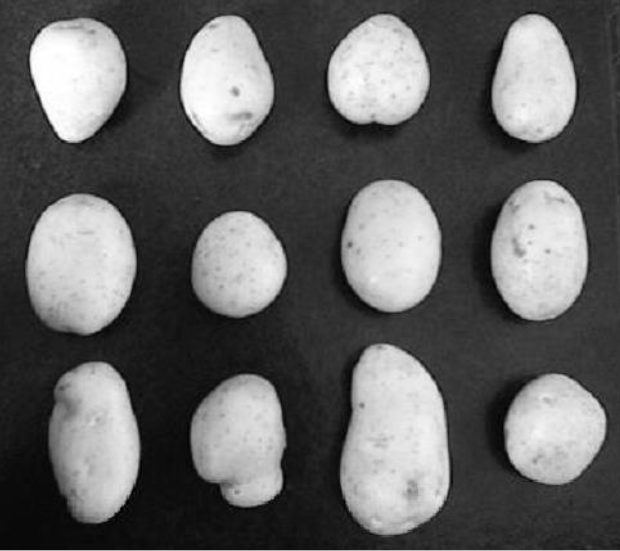
//> input picture Advanced Morphological Operations/可执行文件/test.png, 620 x 551 px
$ ./Source   (built with g++ and OpenCV 4)
//> lines starting //> are read from the running program, lines starting //| are printed output that depends on the picture; after the words box and inside, x2 and y2 are one past the last pixel; in counts of white or black regions, pixels touching at a corner belong together
### Advanced Morphological Operations/MyCV.h
#ifndef MYCV_H
#define MYCV_H

#include <opencv2\opencv.hpp>
using namespace cv;

const Mat default_str_element = getStructuringElement(cv::MORPH_RECT, Size(9, 9));	//建立structuring element

uchar Data[8][9] = {
	{ 0, 0, 0, 2, 1, 2, 1, 1, 1 },
	{ 0, 0, 2, 0, 1, 1, 2, 1, 1 },
	{ 1, 2, 0, 1, 1, 0, 1, 2, 0 },
	{ 2, 0, 0, 1, 1, 0, 1, 1, 2 },
	{ 1, 1, 1, 2, 1, 2, 0, 0, 0 },
	{ 1, 1, 2, 1, 1, 0, 2, 0, 0 },
	{ 0, 2, 1, 0, 1, 1, 0, 2, 1 },
	{ 2, 1, 1, 0, 1, 0, 0, 0, 2 }
};
const Mat ele[8] = {
	Mat(3, 3, CV_8UC1, Data[0]), Mat(3, 3, CV_8UC1, Data[1]), Mat(3, 3, CV_8UC1, Data[2]), Mat(3, 3, CV_8UC1, Data[3]),
	Mat(3, 3, CV_8UC1, Data[4]), Mat(3, 3, CV_8UC1, Data[5]), Mat(3, 3, CV_8UC1, Data[6]), Mat(3, 3, CV_8UC1, Data[7])
};

//for (int i = 0; i < 8; i++) ele[i] = Mat(3, 3, CV_8UC1, Data[i]);

int OstuThreshold(const Mat &input)
{
	double h[256] = { 0 };
	int size = input.cols * input.rows;
	double u = 0;
	for (int i = 0; i < size; i++) h[input.data[i]]++;	//计算每种深度值的点数，以及平均值sigma(i*depth[i])
	for (int i = 0; i < 256; i++) u += i*h[i] / size;
	/*
	w0 = sigma(d[i])/size;
	w1 = 1 - w0;
	u0 = sigma(i*d[i])/sigma(d[i])
	因为u = u0 * w0 + u1 * w1;
	所以u1 = (u - u0 * w0) / w1
	所以u1-u0 = (u - u0 * (w0 + w1)) / w1 = (u-u0)/w1
	得结论：g = (u1-u0)^2*w0*w1 = (u-u0)*(u-u0)/w1*w0
	*/
	double sum = 0, maxD = 0;	//sum表示sigma(i*d[i]), depth[i]表示sigma(d[i])
	int threshold;
	for (int i = 1; i < 256; i++) {
		double w0 = h[i - 1] / size;	//前景所占比例（前景设定是灰度较低的）
		double u0 = sum / h[i - 1];
		double g = (u - u0) * (u - u0) * w0 / (1 - w0);
		if (g > maxD) {
			maxD = g;
			threshold = i;	//分为0..i-1与i..255
		}
		sum += h[i] * i;
		h[i] += h[i - 1];
		if (h[i] == size) break;	//预防出现除以0的情况
	}
	return threshold;
}

int FuzzyThreshold(Mat &input)
{
	double h[256] = { 0 }, w[256];
	int size = input.rows * input.cols;
	for (int i = 0; i < size; i++) h[input.data[i]]++;

	int l = 0, r = 255;
	int threshold = -1;
	while (l < 256 && !h[l]) l++;
	while (r > l && !h[r]) r--;;

	int len = r - l + 1;
	double *s = new double[len];	//香农函数
	s[0] = 0;
	for (int i = 1; i < len; i++)
	{
		double mu = 1 / (1 + i / double(r - l));
		s[i] = -mu * log(mu) - (1 - mu) * log(1 - mu);
	}
	w[l] = l * h[l];
	for (int i = l + 1; i <= r; i++)	w[i] = w[i - 1] + i * h[i];
	double min_value = 1 << 30, sum = 0;
	for (int i = l; i < r; i++)
	{
		sum += h[i];
		double value = 0;
		int mu = round(w[i] / sum);
		for (int j = l; j <= i; j++) value += s[abs(j - mu)] * h[j];
		mu = round((w[r] - w[i]) / (size - sum));
		for (int j = i + 1; j <= r; j++) value += s[abs(j - mu)] * h[j];

		if (min_value > value)
		{
			min_value = value;      // 最小熵作为阈值
			threshold = i + 1;
		}
	}
	return threshold;
}

void Dilation(const Mat &src, const Mat &str_element)	//膨胀
{
	Point anchor(str_element.cols / 2, str_element.rows / 2);
	Mat dst(src.size(), src.type(), Scalar::all(0));
	for (int i = 0; i < str_element.rows; i++)
		for (int j = 0; j < str_element.cols; j++)
			if (str_element.at<uchar>(i, j))		//当前点为1的部分才会影响到它
				for (int k = 0; k < src.rows; k++)
					for (int t = 0; t < src.cols; t++)
						if (src.at<uchar>(k, t))		//若此点为1，则偏移(i,j)-anchor这个位置的点设为1（取较大值的意思)
						{
							Point pos = Point(t + j, k + i) - anchor;
							if (pos.x >= 0 && pos.x < src.cols && pos.y >= 0 && pos.y < src.rows) dst.at<uchar>(pos) = 1;
						}
	for (int i = 0; i < src.cols*src.rows; i++) src.data[i] = dst.data[i];
}

void Erosion(const Mat &src, const Mat &str_element)	//腐蚀
{
	Point anchor(str_element.cols / 2, str_element.rows / 2);
	Mat dst(src.size(), src.type(), Scalar::all(1));
	for (int i = 0; i < str_element.rows; i++)
		for (int j = 0; j < str_element.cols; j++)
			if (str_element.at<uchar>(i, j))
				for (int k = 0; k < src.rows; k++)
					for (int t = 0; t < src.cols; t++)
						if (!src.at<uchar>(k, t))		//若此点为0，则偏移(i,j)-anchor这个位置的点设为0（其实是取最小值的意思)
						{
							Point pos = Point(t + j, k + i) - anchor;
							if (pos.x >= 0 && pos.x < src.cols && pos.y >= 0 && pos.y < src.rows) dst.at<uchar>(pos) = 0;
						}
	for (int i = 0; i < src.cols*src.rows; i++) src.data[i] = dst.data[i];
}

// [5 lines left out: function Opening, not called in this run]
void Closing(const Mat &src, const Mat &str_element)
{
	Dilation(src, str_element);
	Erosion(src, str_element);
}

bool HitOrMiss(const Mat &src, const Mat &str_element, int x, int y)
{
	Point anchor(str_element.cols / 2, str_element.rows / 2);
	const uchar *data = str_element.data;
	for (int i = 0; i < str_element.rows; i++)
		for (int j = 0; j < str_element.cols; j++)
		{
			int w1 = data[i*str_element.cols + j];
			if (w1 == 2) continue;
			Point pos = Point(y + j, x + i) - anchor;
			int w2 = (pos.x >= 0 && pos.x < src.cols && pos.y >= 0 && pos.y < src.rows) ? src.data[pos.y*src.cols+pos.x] : 0;
			if (w1 == w2) continue; else return false;
		}
	return true;
}

bool Thinging(const Mat &src, int num, const Mat ele[])
{
	int rows = src.rows;
	int cols = src.cols;
	uchar *o = src.data;
	uchar *t = new uchar[rows * cols];
	bool flag = false;
	for (int k = 0; k < num; k++) {
		for (int i = 0; i < rows * cols; i++) t[i] = (o[i] && !HitOrMiss(src, ele[k], i / cols, i % cols));
		for (int i = 0; i < rows * cols; i++) if (o[i] != t[i]) flag = true, o[i] = t[i];
	}
	return flag;
}

bool Thickening(const Mat &src, int num, const Mat ele[])
{
	int size = src.cols * src.rows;
	for (int i = 0; i < size; i++) src.data[i] ^= 1;
	bool ret = Thinging(src, num, ele);
	for (int i = 0; i < size; i++) src.data[i] ^= 1;
	//把四周一圈变为0
	for (int i = 0; i < src.cols; i++) src.data[i] = src.data[size - i - 1] = src.data[size-src.cols-i-1] = 0;
	for (int i = 0; i < src.rows; i++) src.data[i*src.cols] = src.data[(i+1)*src.cols-1] = 0;
	return ret;
}

#endif

### Advanced Morphological Operations/Source.cpp
#include <opencv2\opencv.hpp>

#include "MyCV.h"
using namespace std;
using namespace cv;

int main()
{
	//读入黑白图，转为Mat，找到threshold并二值化。
	const char *filename = "test.png";
	Mat input0 = imread(filename);
//> input0 is the input picture: 551 rows x 620 cols, CV_8UC3; min 0, max 255, mean 99.3
	Mat input = imread(filename, CV_LOAD_IMAGE_GRAYSCALE);
//> input: 551 rows x 620 cols, CV_8UC1; min 0, max 255, mean 99.3
	int rows = input.rows;
//> rows = 551
	int cols = input.cols;
//> cols = 620
	int size = input.cols * input.rows;
//> size = 341620
	int threshold1 = OstuThreshold(input);
//> after the loop in OstuThreshold, `for (int i = 0; i < size; i++) h[input.data[i]]++;`: h = 256 values, max 8794 at index 52, min 4 at index 0, mean 1334.5
//> the loop in OstuThreshold, `for (int i = 0; i < 256; i++) u += i*h[i] / size;` made 256 passes
//> u on passes 1 to 3: 0, 4.1e-05, 0.000152
//> after the loop in OstuThreshold, `for (int i = 0; i < 256; i++) u += i*h[i] / size;`: u = 99.28
//> the loop in OstuThreshold, `for (int i = 1; i < 256; i++)` made 255 passes
//> (w0, u0, g, maxD, sum) on passes 1 to 12: (1.17e-05, 0, 0.115, 0.115, 14), (5.27e-05, 0.778, 0.511, 0.511, 52), (0.000108, 1.41, 1.04, 1.04, 94), (0.000149, 1.84, 1.42, 1.42, 190), (0.00022, 2.53, 2.06, 2.06, 425), (0.000357, 3.48, 3.28, 3.28, 845), (0.000562, 4.4, 5.06, 5.06, 1685), (0.000913, 5.4, 8.06, 8.06, 4101), (0.0018, 6.68, 15.44, 15.44, 20589), (0.00716, 8.42, 59.53, 59.53, 39639), (0.0127, 9.11, 104.9, 104.9, 64719), (0.0194, 9.76, 158.6, 158.6, 87915)
//> (w0, u0, g, maxD) on passes 61 to 66: (0.61, 40.2, 5468, 5468), (0.617, 40.42, 5579.6, 5579.6), (0.621, 40.58, 5657.1, 5657.1), (0.625, 40.7, 5715.7, 5715.7), (0.627, 40.77, 5750.6, 5750.6), (0.628, 40.83, 5774.9, 5774.9)
//> after the loop in OstuThreshold, `for (int i = 1; i < 256; i++)`: maxD = 5991.2; threshold = 125; sum = 33914481; h = 256 values from 4 to 341620
//> threshold1 = 125
	Mat skelet(rows, cols, input.type());
	Mat temp(rows, cols, input.type());
	uchar *o = skelet.data;
	for (int i = 0; i < size; i++) o[i] = (input.data[i] >= threshold1);
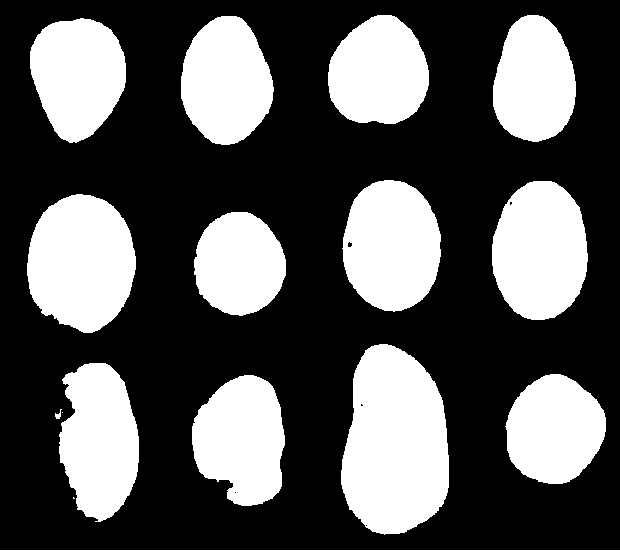
//> skelet: 551 rows x 620 cols, CV_8UC1; values 0 (black) and 1 (white), 34.7% white; 16 white regions (2 under 20 px), largest, box (x1, y1, x2, y2) and area: (341, 344, 449, 535) 16145, (27, 194, 136, 333) 11674, (492, 181, 588, 320) 10542
	imshow("Binary1", skelet * 255);
	Closing(skelet, default_str_element);
//> after the loop in Dilation, `for (int i = 0; i < str_element.rows; i++)`: dst: 551 rows x 620 cols, CV_8UC1; values 0 (black) and 1 (white), 42.2% white; 13 white regions, largest, box (x1, y1, x2, y2) and area: (337, 340, 453, 539) 18610, (23, 190, 140, 337) 13731, (488, 177, 592, 324) 12491
//> after the loop in Erosion, `for (int i = 0; i < str_element.rows; i++)`: dst: 551 rows x 620 cols, CV_8UC1; values 0 (black) and 1 (white), 34.7% white; 13 white regions, largest, box (x1, y1, x2, y2) and area: (341, 344, 449, 535) 16154, (27, 194, 136, 333) 11683, (492, 181, 588, 320) 10547
	imshow("Binary2", skelet * 255);
	//骨骼化
	while (Thinging(skelet, 8, ele));
//> this loop made 56 passes
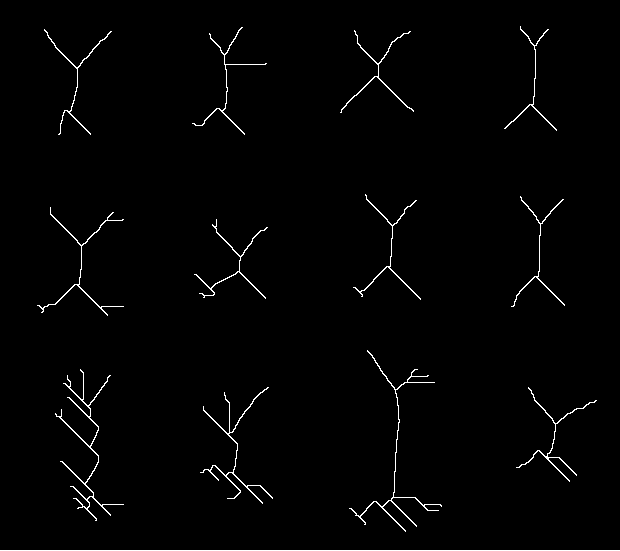
//> skelet: 551 rows x 620 cols, CV_8UC1; values 0 (black) and 1 (white), 1.4% white in thin lines or dots
	imshow("Thinging", skelet * 255);

	int threshold2 = FuzzyThreshold(input);
//> after the loop in FuzzyThreshold, `for (int i = 0; i < size; i++) h[input.data[i]]++;`: h = 256 values, max 8794 at index 52, min 4 at index 0, mean 1334.5
//> after the loop in FuzzyThreshold, `while (l < 256 && !h[l]) l++;`: l = 0
//> after the loop in FuzzyThreshold, `while (r > l && !h[r]) r--;;`: r = 255
//> in FuzzyThreshold, `int len = r - l + 1;`: len = 256
//> the loop in FuzzyThreshold, `for (int i = 1; i < len; i++)` made 255 passes
//> mu on passes 1 to 3: 0.996, 0.992, 0.988
	for (int i = 0; i < size; i++) temp.data[i] = (input.data[i] >= threshold2);
//> temp: 551 rows x 620 cols, CV_8UC1; values 0 (black) and 1 (white), 31.6% white; 22 white regions (9 under 20 px), largest, box (x1, y1, x2, y2) and area: (343, 345, 449, 533) 14932, (28, 196, 135, 331) 10777, (493, 181, 587, 319) 9797
	Closing(temp, default_str_element);
//> after the loop in Dilation (call 2), `for (int i = 0; i < str_element.rows; i++)`: dst: 551 rows x 620 cols, CV_8UC1; values 0 (black) and 1 (white), 39.2% white; 13 white regions, largest, box (x1, y1, x2, y2) and area: (339, 341, 453, 537) 17622, (24, 192, 139, 335) 12809, (489, 177, 591, 323) 11914
//> after the loop in Erosion (call 2), `for (int i = 0; i < str_element.rows; i++)`:
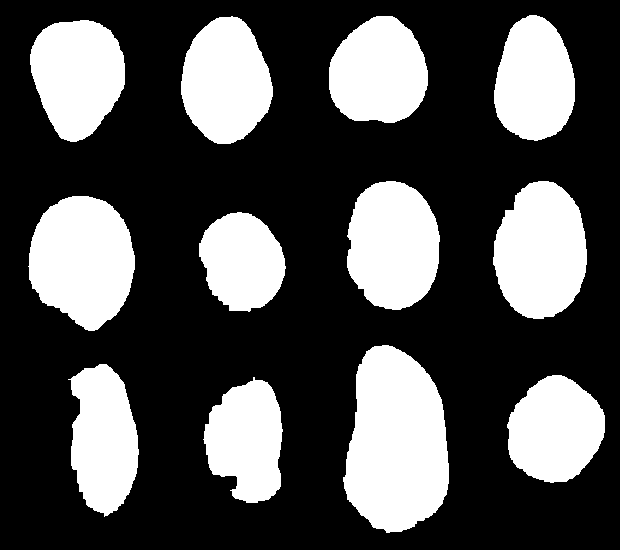
//> dst: 551 rows x 620 cols, CV_8UC1; values 0 (black) and 1 (white), 31.9% white; 13 white regions, largest, box (x1, y1, x2, y2) and area: (343, 345, 449, 533) 15198, (28, 196, 135, 331) 10809, (493, 181, 587, 319) 9994

	for (int i = 0; i < rows-1; i++)
		for (int j = 0; j < cols; j++)
		{
			int k = i*cols + j;
			if (temp.data[k] && input.data[k] < threshold2)	//此点为白色，并且closing前为黑
				input0.at<Vec3b>(i, j) = { 200, 0, 0 };
			else if (o[k])
				input0.at<Vec3b>(i, j) = { 0, 0, 200 };		//若此点为骨骼线上的点
		}
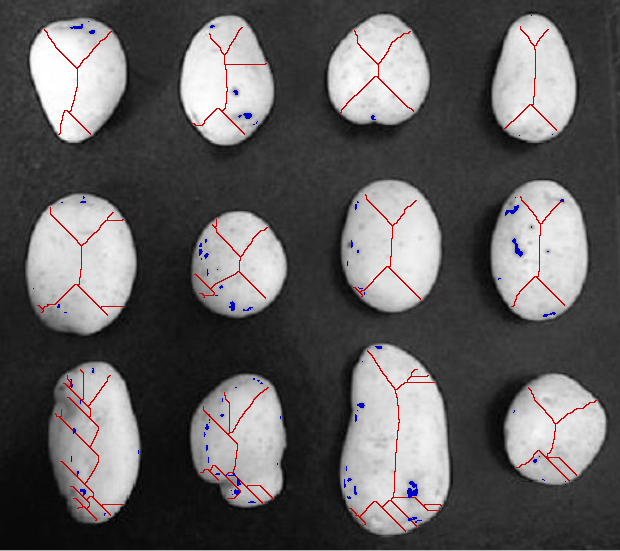
//> input0: 551 rows x 620 cols, CV_8UC3; mean B, G, R 96.9, 96.3, 98.7

	Thickening(skelet, 8, ele);
//> after the loop in Thickening, `for (int i = 0; i < size; i++) src.data[i] ^= 1;`: src: 551 rows x 620 cols, CV_8UC1; values 0 (black) and 1 (white), 98.6% white; black in thin lines or dots
//> in Thickening, `bool ret = Thinging(src, num, ele);`:
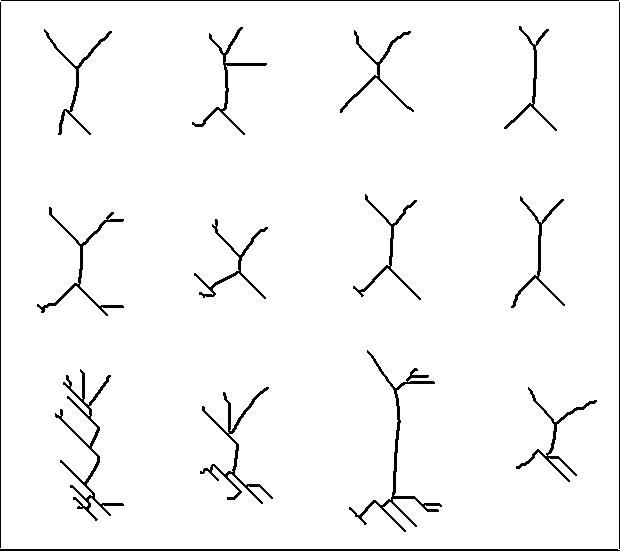
//> src: 551 rows x 620 cols, CV_8UC1; values 0 (black) and 1 (white), 96.7% white; black in thin lines or dots
//> after the loop in Thickening, `for (int i = 0; i < size; i++) src.data[i] ^= 1;`: src: 551 rows x 620 cols, CV_8UC1; values 0 (black) and 1 (white), 3.3% white in thin lines or dots
//> after the loop in Thickening, `for (int i = 0; i < src.cols; i++) src.data[i] = src.data[size - i - 1..`:
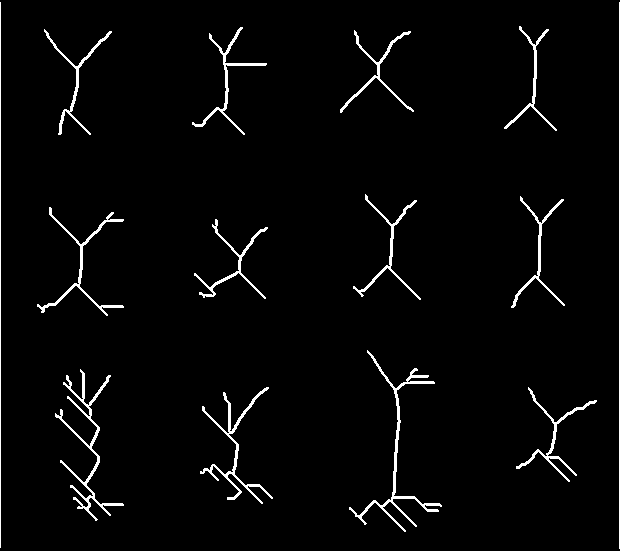
//> src: 551 rows x 620 cols, CV_8UC1; values 0 (black) and 1 (white), 2.8% white in thin lines or dots
//> after the loop in Thickening, `for (int i = 0; i < src.rows; i++) src.data[i*src.cols] = src.data[(i+..`:
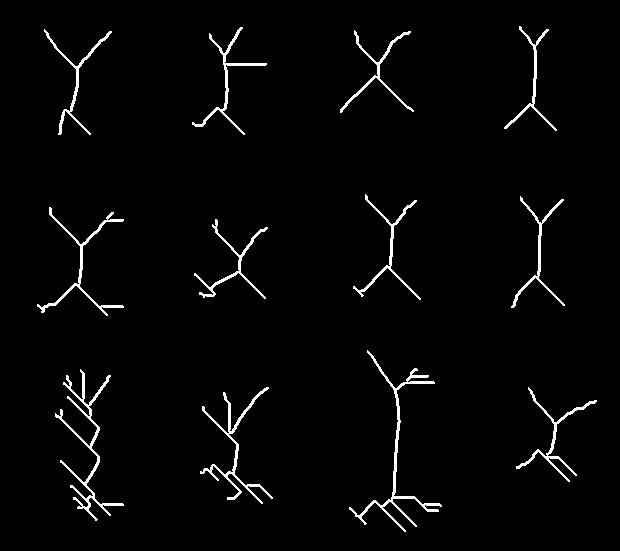
//> src: 551 rows x 620 cols, CV_8UC1; values 0 (black) and 1 (white), 2.5% white in thin lines or dots, all inside (x1, y1, x2, y2) = (37, 26, 597, 532)
	imshow("Thickening", skelet * 255);
	imshow("Result", input0);
	cvWaitKey(-1);
	cvDestroyAllWindows();
}
